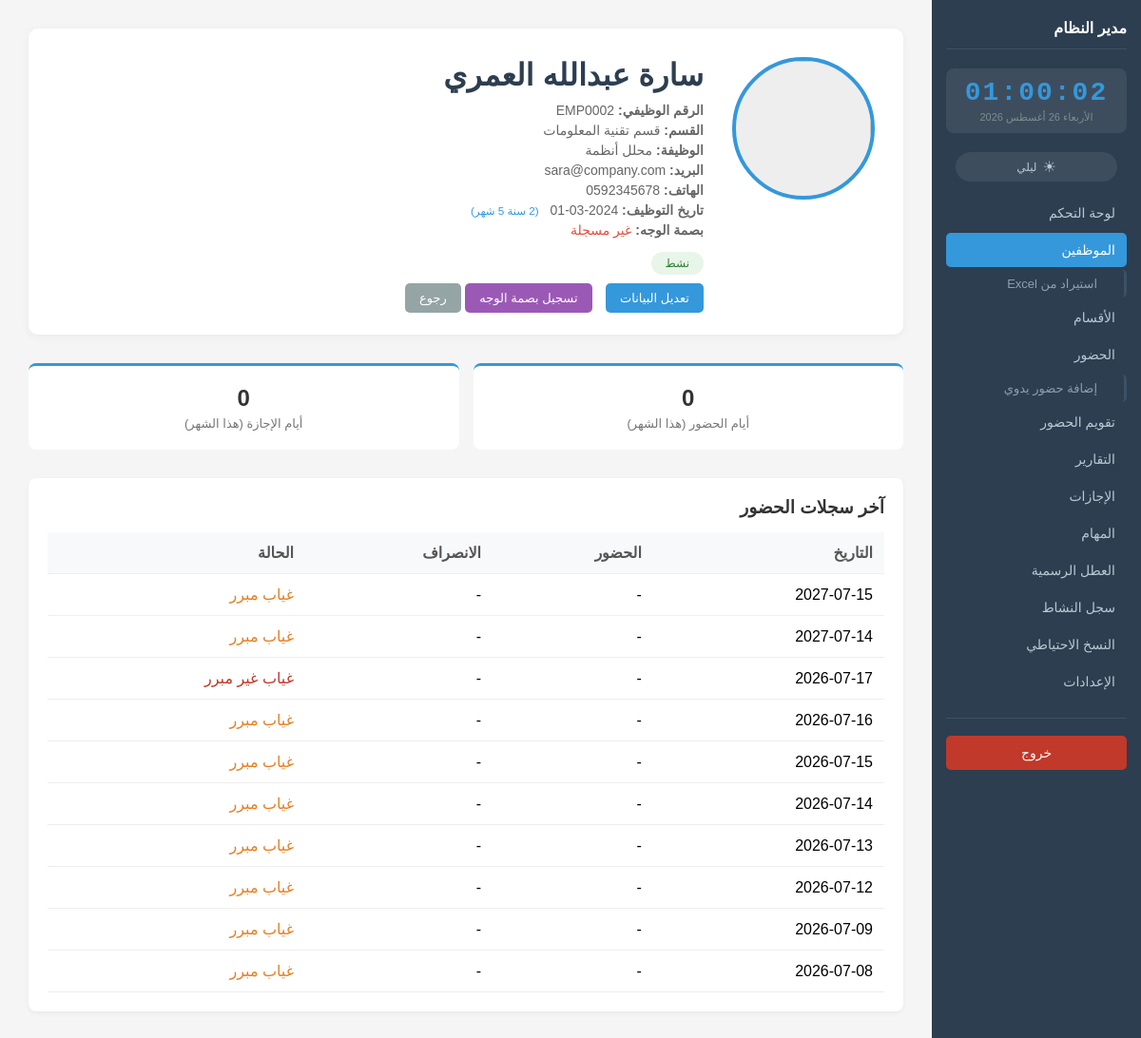
Screenshot of /employees/view/2 (signed in) with the database file from the repository.
### instance/models.py (models this page shows, shortened)
class Employee(db.Model):
    __tablename__ = 'employees'
    id = db.Column(db.Integer, primary_key=True)
    employee_id = db.Column(db.String(20), unique=True, nullable=False)
    name = db.Column(db.String(100), nullable=False)
    email = db.Column(db.String(120), unique=True, nullable=True)
    phone = db.Column(db.String(20), nullable=True)
    position = db.Column(db.String(100), nullable=True)
    department_id = db.Column(db.Integer, db.ForeignKey('departments.id'), nullable=True)
    hire_date = db.Column(db.Date, nullable=True)
    status = db.Column(db.String(20), default='active')  # active, not_active
    deactivation_date = db.Column(db.Date, nullable=True)  # تاريخ التعطيل
    deactivation_reason = db.Column(db.String(50), nullable=True)  # استقالة، فصل، إنهاء عقد، إجازة طويلة، أخرى
    face_encoding = db.Column(db.LargeBinary, nullable=True)
    face_image_path = db.Column(db.String(255), nullable=True)
    annual_leave_balance = db.Column(db.Integer, default=14)  # رصيد الإجازات السنوية بالأيام (14 يوم افتراضي)
    sick_leave_balance = db.Column(db.Integer, default=10)  # رصيد الإجازات المرضية بالأيام
    attendance_records = db.relationship('Attendance', backref='employee', lazy=True)
    leaves = db.relationship('Leave', backref='employee', lazy=True)
    tasks = db.relationship('Task', backref='employee', lazy=True)

class Department(db.Model):
    __tablename__ = 'departments'
    id = db.Column(db.Integer, primary_key=True)
    name = db.Column(db.String(100), unique=True, nullable=False)
    description = db.Column(db.Text, nullable=True)
    employees = db.relationship('Employee', backref='department', lazy=True)

class Attendance(db.Model):
    __tablename__ = 'attendance'
    id = db.Column(db.Integer, primary_key=True)
    employee_id = db.Column(db.Integer, db.ForeignKey('employees.id'), nullable=False)
    date = db.Column(db.Date, nullable=False, default=lambda: date_type.today())
    time_in = db.Column(db.Time, nullable=True)
    time_out = db.Column(db.Time, nullable=True)
    leave_out = db.Column(db.Time, nullable=True)   # وقت الخروج للإجازة الساعية
    leave_in = db.Column(db.Time, nullable=True)    # وقت الرجوع من الإجازة الساعية
    status = db.Column(db.String(20), default='present')  # present, late, leave, absent
    absence_type = db.Column(db.String(20), nullable=True)  # justified, unjustified (فقط عندما status=absent_*)
    checkout_auto = db.Column(db.Boolean, default=False)  # انصراف تلقائي (لم يسجّل انصراف يدوياً)
    notes = db.Column(db.Text, nullable=True)
    work_hours = db.Column(db.Float, nullable=True)  # ساعات العمل الفعلية (بالعشرية: 8.5 = 8س 30د)
    late_minutes = db.Column(db.Integer, nullable=True, default=0)  # دقائق التأخير
    early_checkout = db.Column(db.Boolean, default=False)  # هل خرج مبكراً؟
    early_checkout_minutes = db.Column(db.Integer, nullable=True, default=0)  # دقائق الخروج المبكر

### routes/employees.py (the view)
@employees_bp.route('/employees/view/<int:id>', endpoint='employee_view')
@login_required()
def employee_view(id):
    employee = Employee.query.get_or_404(id)
    attendance_records = Attendance.query.filter_by(employee_id=id).order_by(Attendance.date.desc()).limit(10).all()
    current_month = datetime.now().month
    current_year = datetime.now().year
    monthly_attendance = Attendance.query.filter(
        Attendance.employee_id == id,
        Attendance.status.in_(['present', 'late']),
        func.extract('month', Attendance.date) == current_month,
        func.extract('year', Attendance.date) == current_year
    ).count()
    leave_days = Attendance.query.filter(
        Attendance.employee_id == id,
        Attendance.status == 'leave',
        func.extract('month', Attendance.date) == current_month,
        func.extract('year', Attendance.date) == current_year
    ).count()
    import calendar
    cal = calendar.monthcalendar(current_year, current_month)
    month_name = calendar.month_name[current_month]
    daily_status = {}
    month_records = Attendance.query.filter(
        Attendance.employee_id == id,
        func.extract('month', Attendance.date) == current_month,
        func.extract('year', Attendance.date) == current_year
    ).all()
    for r in month_records:
        day = r.date.day
        status = r.status
        priority = {'absent': 4, 'leave': 3, 'late': 2, 'present': 1}
        if day not in daily_status or priority.get(status, 0) > priority.get(daily_status[day], 0):
            daily_status[day] = status
    annual_leaves = Leave.query.filter(
        Leave.employee_id == id,
        Leave.leave_type == 'paid',
        Leave.status == 'approved',
        func.extract('year', Leave.start_date) == current_year
    ).all()
    annual_leaves_used = sum((l.end_date - l.start_date).days + 1 for l in annual_leaves)
    sick_leaves = Leave.query.filter(
        Leave.employee_id == id,
        Leave.leave_type == 'medical',
        Leave.status == 'approved',
        func.extract('year', Leave.start_date) == current_year
    ).all()
    sick_leaves_used = sum((l.end_date - l.start_date).days + 1 for l in sick_leaves)
    annual_leave_remaining = (employee.annual_leave_balance or 0) - annual_leaves_used
    sick_leave_remaining = (employee.sick_leave_balance or 0) - sick_leaves_used
    return render_template('employee_view.html',
        employee=employee, records=attendance_records,
        monthly_attendance=monthly_attendance, leave_days=leave_days,
        cal=cal, month_name=month_name, current_year=current_year,
        current_month=current_month, daily_status=daily_status,
        today=date.today(),
        annual_leaves_used=annual_leaves_used,
        sick_leaves_used=sick_leaves_used,
        annual_leave_remaining=annual_leave_remaining,
        sick_leave_remaining=sick_leave_remaining)

### app.py (called while the page is built)
@app.context_processor
def inject_globals():
    return dict(csrf_token=generate_csrf_token)

### utils/helpers.py (called while the page is built, shortened)
def login_required(api=False):
    def decorator(f):
        @wraps(f)
        def decorated_function(*args, **kwargs):
            if 'userId' not in session:
                if api:
                    return jsonify({'success': False, 'message': 'غير مصرح'}), 403
                return redirect(url_for('auth.login'))
            from instance.models import BlockedIP
            client_ip = request.remote_addr
            blocked = BlockedIP.query.filter_by(ip_address=client_ip).first()
            return f(*args, **kwargs)
        return decorated_function
    return decorator

### templates/employee_view.html (shortened to what this page needs)
{% extends "base.html" %}
{% block content %}
    <div class="profile-card">
        <div class="image-container">
            {% if employee.face_image_path %}
                <img src="{{ url_for('static', filename=employee.face_image_path) }}" class="profile-image {% if employee.status != 'active' %}inactive-img{% endif %}">
            {% else %}
                <img src="{{ url_for('static', filename='img/no_photo.svg') }}" class="profile-image {% if employee.status != 'active' %}inactive-img{% endif %}">
            {% endif %}
        </div>
        <div class="profile-info">
            <h1>{{ employee.name }}</h1>
            <p><strong>الرقم الوظيفي:</strong> {{ employee.employee_id }}</p>
            <p><strong>القسم:</strong> {{ employee.department.name if employee.department else 'غير محدد' }}</p>
            <p><strong>الوظيفة:</strong> {{ employee.position or 'غير محدد' }}</p>
            <p><strong>البريد:</strong> {{ employee.email or 'غير محدد' }}</p>
            <p><strong>الهاتف:</strong> {{ employee.phone or 'غير محدد' }}</p>
            <p><strong>تاريخ التوظيف:</strong> {% if employee.hire_date %}{{ employee.hire_date.strftime('%Y-%m-%d') }}{% else %}غير محدد{% endif %}
                {% if employee.hire_date %}
                    {% set tenure_days = (today - employee.hire_date).days %}
                    {% set tenure_years = (tenure_days / 365.25)|int %}
                    {% set tenure_months = ((tenure_days % 365.25) / 30.44)|int %}
                    <small style="color:#3498db; margin-right: 8px;">({% if tenure_years > 0 %}{{ tenure_years }} سنة {% endif %}{{ tenure_months }} شهر)</small>
                {% endif %}
            </p>
            <p><strong>بصمة الوجه:</strong>
                {% if employee.face_encoding %}
                    {% if employee.status == 'active' %}
                        <span style="color:#27ae60;">مسجلة ونشطة</span>
                    {% else %}
                        <span style="color:#e74c3c;">مسجلة لكن معطلة (الموظف غير نشط)</span>
                    {% endif %}
                {% else %}
                    <span style="color:#e74c3c;">غير مسجلة</span>
                {% endif %}
            </p>
            {% if employee.status == 'active' %}
                <span class="badge-status badge-active">نشط</span>
            {% endif %}
            <div style="margin-top: 15px;">
                <a href="{{ url_for('employees.employee_edit', id=employee.id) }}" class="btn-edit">تعديل البيانات</a>
                {% if not employee.face_encoding %}
                    <a href="{{ url_for('face.register_face_page', id=employee.id) }}" class="btn-register-face">تسجيل بصمة الوجه</a>
                {% else %}
                    <a href="{{ url_for('face.register_face_page', id=employee.id) }}" class="btn-register-face" style="background:#f39c12;">إعادة تسجيل البصمة</a>
                {% endif %}
                <a href="{{ url_for('employees.employees') }}" class="btn-return">رجوع</a>
            </div>
        </div>
    </div>
    <div class="stats-grid">
        <div class="stat-box">
            <h2>{{ monthly_attendance }}</h2>
            <p>أيام الحضور (هذا الشهر)</p>
        </div>
        <div class="stat-box">
            <h2>{{ leave_days }}</h2>
            <p>أيام الإجازة (هذا الشهر)</p>
        </div>
    </div>
    <div class="table-box">
        <h3 style="margin-bottom:15px; color:#333;">آخر سجلات الحضور</h3>
        <table>
            <thead>
                <tr>
                    <th>التاريخ</th>
                    <th>الحضور</th>
                    <th>الانصراف</th>
                    <th>الحالة</th>
                </tr>
            </thead>
            <tbody>
                {% for record in records %}
                <tr>
                    <td>{{ record.date }}</td>
                    <td>{{ record.time_in.strftime('%H:%M') if record.time_in else '-' }}</td>
                    <td>{{ record.time_out.strftime('%H:%M') if record.time_out else '-' }}</td>
                    <td class="{% if record.status == 'present' %}status-present{% elif record.status == 'late' %}status-late{% elif record.status == 'leave' %}status-leave{% elif record.absence_type == 'justified' %}status-absent-justified{% else %}status-absent-unjustified{% endif %}">
                        {% if record.status == 'present' %}حاضر
                        {% elif record.status == 'late' %}متأخر
                        {% elif record.status == 'leave' %}إجازة
                        {% elif record.absence_type == 'justified' %}غياب مبرر
                        {% else %}غياب غير مبرر{% endif %}
                    </td>
                </tr>
                {% else %}
                <tr>
                    <td colspan="4" style="text-align:center; color:#999; padding:20px;">لا توجد سجلات حضور</td>
                </tr>
                {% endfor %}
            </tbody>
        </table>
    </div>
{% endblock %}

### static/css/dark-mode.css (style rules this page uses)
:root { --bg-primary: #f5f5f5; --bg-card: #ffffff; --bg-sidebar: #2c3e50; --bg-sidebar-hover: #3498db; --text-primary: #333333; --text-secondary: #555555; --text-muted: #7f8c8d; --text-sidebar: #b8c7d2; --border-color: #eeeeee; --border-dark: #ddd; --table-hover: #f1f1f1; --th-bg: #f8f9fa; --input-bg: #ffffff; --input-border: #ddd; --input-focus: #3498db; --shadow-color: rgba(0,0,0,0.05); --flash-shadow: rgba(0,0,0,0.2); --info-bg: #d6eaf8; --info-border: #85c1e9; --info-text: #1a5276; --warning-bg: #fff3cd; --warning-border: #ffc107; --warning-text: #856404; --danger-bg: #f8d7da; --danger-border: #f5c6cb; --danger-text: #721c24; --success-bg: #d4edda; --success-border: #c3e6cb; --success-text: #155724; }
body, .sidebar, .main, .table-box, .stat-card, .chart-box, .recent-section, .logs-box, .camera-box, .status-box, th, td, input, select, textarea, .form-box, .container-box, .filter-card, .list-card, .create-card, .info-card, .info-box, .warning-card, .delete-card, .calc-info, .calendar-box, .legend-bar, .filter-bar, .month-nav { transition: background-color 0.3s ease, color 0.3s ease, border-color 0.3s ease; }

### templates/base.html (style rules this page uses)
* { margin: 0; padding: 0; box-sizing: border-box; }
html, body { height: 100%; }
body { font-family: Tahoma, sans-serif; background: #f5f5f5; display: flex; }
h1 { color: #333; margin-bottom: 20px; }
.table-box { background: white; border-radius: 8px; padding: 20px; box-shadow: 0 2px 5px rgba(0,0,0,0.05); }
table { width: 100%; border-collapse: collapse; }
th, td { padding: 12px; text-align: right; border-bottom: 1px solid #eee; }
th { background: #f8f9fa; color: #555; font-weight: bold; }

### templates/employee_view.html (style rules this page uses)
.profile-card { background: white; border-radius: 10px; padding: 30px; display: flex; gap: 30px; margin-bottom: 30px; box-shadow: 0 2px 10px rgba(0,0,0,0.05); }
.profile-image { width: 150px; height: 150px; border-radius: 50%; border: 4px solid #3498db; object-fit: cover; background: #eee; }
.profile-info h1 { color: #2c3e50; margin-bottom: 10px; }
.profile-info p { color: #666; margin-bottom: 5px; font-size: 14px; }
.badge-status { display: inline-block; padding: 5px 15px; border-radius: 20px; font-size: 12px; margin-top: 10px; }
.badge-active { background: #e8f5e9; color: #2e7d32; }
.stats-grid { display: flex; gap: 15px; margin-bottom: 30px; }
.stat-box { background: white; padding: 20px; border-radius: 8px; flex: 1; text-align: center; border-top: 3px solid #3498db; }
.stat-box h2 { color: #333; font-size: 24px; }
.stat-box p { color: #777; font-size: 13px; margin-top: 5px; }
.status-absent-justified { color: #e67e22; }
.status-absent-unjustified { color: #c0392b; }
.btn-edit { background: #3498db; color: white; padding: 8px 15px; border-radius: 5px; text-decoration: none; font-size: 13px; }
.btn-register-face { background: #9b59b6; color: white; padding: 8px 15px; border-radius: 5px; text-decoration: none; font-size: 13px; margin-right: 10px; }
.btn-return { background: #95a5a6; color: white; padding: 8px 15px; border-radius: 5px; font-size: 13px; text-decoration: none; }

### rows the page displays
Employee: name "سارة عبدالله العمري", employee_id "EMP0002", position "محلل أنظمة", email "sara@company.com", phone "0592345678"
Department: department "قسم تقنية المعلومات"
Attendance: date "2027-07-15", time_in "-", time_out "-", status "غياب مبرر"
Attendance: date "2027-07-14", time_in "-", time_out "-", status "غياب مبرر"
Attendance: date "2026-07-17", time_in "-", time_out "-", status "غياب غير مبرر"
Attendance: date "2026-07-16", time_in "-", time_out "-", status "غياب مبرر"
Attendance: date "2026-07-15", time_in "-", time_out "-", status "غياب مبرر"
Attendance: date "2026-07-14", time_in "-", time_out "-", status "غياب مبرر"
Attendance: date "2026-07-13", time_in "-", time_out "-", status "غياب مبرر"
Attendance: date "2026-07-12", time_in "-", time_out "-", status "غياب مبرر"
Attendance: date "2026-07-09", time_in "-", time_out "-", status "غياب مبرر"
Attendance: date "2026-07-08", time_in "-", time_out "-", status "غياب مبرر"

### other values shown
{{ session.get('user_name', 'المدير') }} "مدير النظام"
{{ monthly_attendance }} "0"
{{ leave_days }} "0"
